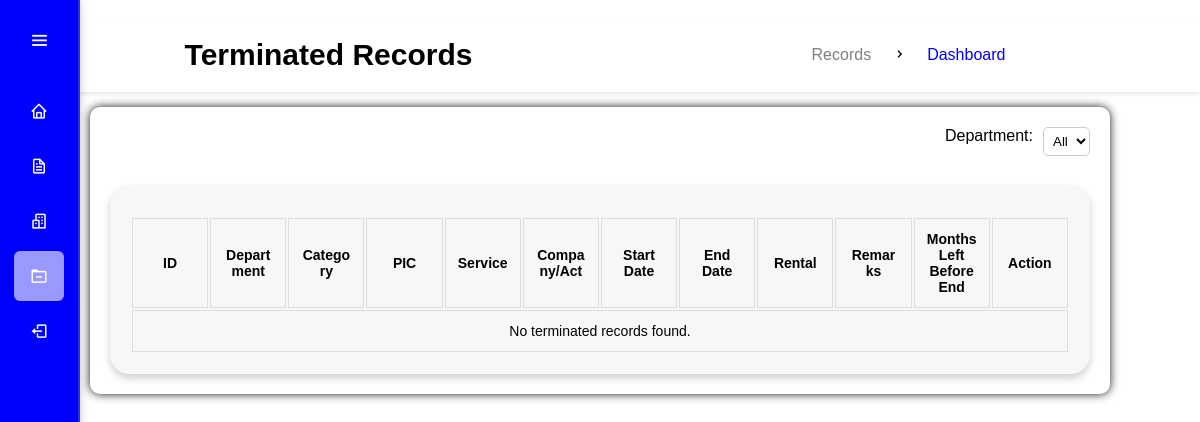
The page /terminate.php (signed in) on the database as committed earlier.
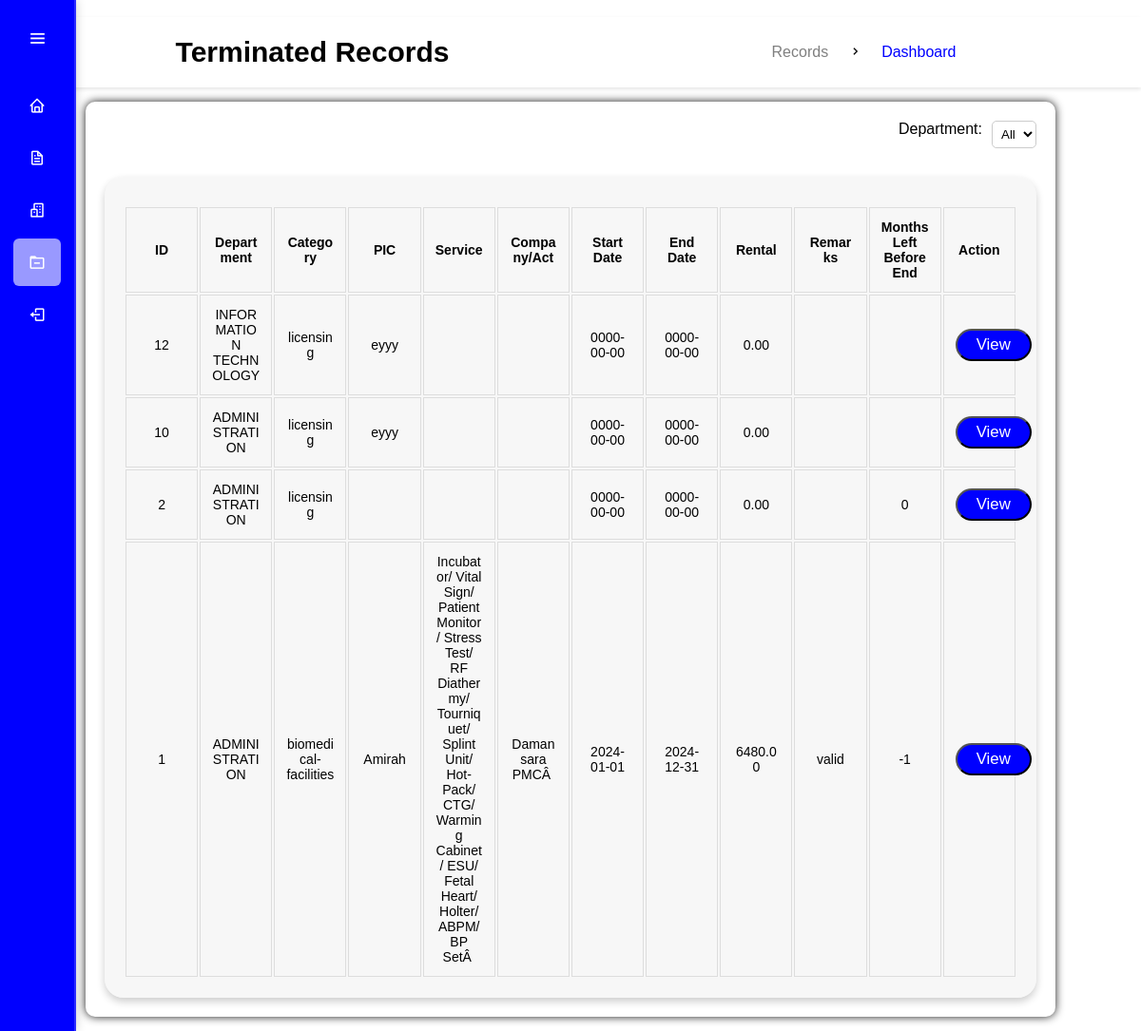
The same page on the database as committed later.
### tables this page shows
CREATE TABLE IF NOT EXISTS `terminate` (
`id` int(11) NOT NULL,
  `category` varchar(255) DEFAULT NULL,
  `pic` varchar(255) DEFAULT NULL,
  `service` varchar(255) DEFAULT NULL,
  `company` varchar(255) DEFAULT NULL,
  `start` date DEFAULT NULL,
  `endDate` date DEFAULT NULL,
  `sqft` int(11) DEFAULT NULL,
  `rent` decimal(10,2) DEFAULT NULL,
  `filename` varchar(255) DEFAULT NULL,
  `remarks` text,
  `monthsLeft` int(11) DEFAULT NULL,
  `department` varchar(255) DEFAULT NULL,
  `termination_date` timestamp NOT NULL DEFAULT CURRENT_TIMESTAMP ON UPDATE CURRENT_TIMESTAMP
);

### terminate.php (the view, shortened to what this page needs)
<?php
include 'dbconn.php';
?>
<!DOCTYPE html>
<html lang="en">
<head>
    <link rel="stylesheet" href="https://cdn.datatables.net/1.13.5/css/jquery.dataTables.min.css">
    <link href='https://cdn.jsdelivr.net/npm/boxicons@latest/css/boxicons.min.css' rel='stylesheet'>
    <link rel="stylesheet" href="style.css">
</head>
<body>
    <nav class="navbar">
    <div class="navdiv">
        <h2>Terminated Records</h2>
        <ul class="breadcrumb">
            <li><a href="#">Records</a></li>
            <li><i class='bx bx-chevron-right' style="color: black;"></i></li>
            <li><a class="active" href="home.php">Dashboard</a></li>
        </ul>
    </div>
</nav>
    <div class="wrapper">
    <div class="sidebar">
        <div class="logo-menu">
            <i class='bx bx-menu toggle-btn'></i>
        </div>
        <ul class="list">
            <li class="list-item">
                <a href="home.php">
                    <i class='bx bx-home'></i>
                </a>
            </li>
            <li class="list-item">
                <a href="dashboard.php">
                    <i class='bx bx-file'></i>
                </a>
            </li>
            <li class="list-item">
                <a href="department.php">
                    <i class='bx bx-buildings'></i>
                </a>
            </li>
            <li class="list-item active">
                <a href="terminate.php">
                    <i class='bx bx-folder-minus'></i>
                </a>
            </li>
            <li class="list-item">
                <a href="logout.php">
                    <i class='bx bx-log-out'></i>
                </a>
            </li>
        </ul>
    </div>
    <div>
        <div class="filter-container">
            <label for="departmentFilter" style="color: black;">Department:</label>
            <select id="departmentFilter">
                <option value="">All</option>
            </select>
        </div>
        <div class="center-table">
            <table id="example" class="display">
                <thead>
                    <tr>
                        <th>ID</th>
                        <th>Department</th>
                        <th>Category</th>
                        <th>PIC</th>
                        <th>Service</th>
                        <th>Company/Act</th>
                        <th>Start Date</th>
                        <th>End Date</th>
                        <th>Rental</th>
                        <th>Remarks</th>
                        <th>Months Left Before End</th>
                        <th>Action</th>
                    </tr>
                </thead>
                <tbody>
                    <?php
                    $query_terminated = "SELECT id, department, category, pic, service, company, start, endDate, rent, remarks, monthsLeft, filename FROM terminate ORDER BY termination_date DESC";
                    $result_terminated = mysqli_query($connection, $query_terminated);
                    if (mysqli_num_rows($result_terminated) > 0) {
                        while ($row = mysqli_fetch_assoc($result_terminated)) {
                            echo "<tr>";
                            echo "<td>" . htmlspecialchars($row["id"]) . "</td>";
                            echo "<td>" . htmlspecialchars($row["department"]) . "</td>";
                            echo "<td>" . htmlspecialchars($row["category"]) . "</td>";
                            echo "<td>" . htmlspecialchars($row["pic"]) . "</td>";
                            echo "<td>" . htmlspecialchars($row["service"]) . "</td>";
                            echo "<td>" . htmlspecialchars($row["company"]) . "</td>";
                            echo "<td>" . htmlspecialchars($row["start"]) . "</td>";
                            echo "<td>" . htmlspecialchars($row["endDate"]) . "</td>";
                            echo "<td>" . htmlspecialchars($row["rent"]) . "</td>";
                            echo "<td>" . htmlspecialchars($row["remarks"]) . "</td>";
                            echo "<td>" . htmlspecialchars($row["monthsLeft"]) . "</td>";
                            echo "<td>
                            <form action='view3.php' method='get' style='display:inline;'>
                                <input type='hidden' name='id' value='" . htmlspecialchars($row['id']) . "'>
                                <button type='submit' class='btn'>View</button>
                            </form>
                            </td>";
                            echo "</tr>";
                        }
                    } else {
                        echo "<tr><td colspan='12'>No terminated records found.</td></tr>";
                    }
                    ?>
                </tbody>
            </table>
        </div>
    </div>
    </div>
</body>
</html>

### style.css (style rules this page uses)
* { margin: 0; padding: 0; box-sizing: border-box; font-family: 'Poppins', sans-serif; }
body { min-height: 100vh; display: flex; flex-direction: column; background-size: cover; background-position: center; color: white; }
.sidebar { position: fixed; top: 0; left: 0; width: 80px; height: 100%; background-color: blue; backdrop-filter: blur(50px); border-right: 2px solid rgba(225, 225, 255, 0.2); box-shadow: 0 0 10px rgba(0, 0, 0, 0.2); padding: 6px 14px; transition: width 0.5s ease; z-index: 10; }
.sidebar .logo-menu { display: flex; align-items: center; width: 100%; height: 70px; }
.sidebar .logo-menu .toggle-btn { position: absolute; top: 20px; left: 25%; width: 40px; height: 40px; font-size: 22px; color: white; text-align: center; line-height: 40px; cursor: pointer; transition: 0.5s; z-index: 100; }
.sidebar .list { margin-top: 10px; }
.sidebar .list .list-item { list-style: none; width: 100%; height: 50px; margin: 5px 0; line-height: 50px; }
.sidebar .list .list-item a { display: flex; align-items: center; font-size: 18px; color: white; text-decoration: none; border-radius: 6px; transition: background 0.5s; }
.sidebar .list .list-item.active a, .sidebar .list .list-item a:hover { background: rgba(255, 255, 255, 0.6); }
.sidebar .list .list-item a i { min-width: 50px; height: 50px; text-align: center; line-height: 50px; }
.center-table { display: flex; justify-content: center; background-color: rgba(240, 240, 240, 0.5); color: black; margin-top: 30px; border-radius: 20px; padding: 20px; box-shadow: 0 4px 8px rgba(0, 0, 0, 0.2); overflow-x: visible; }
#example { width: 100%; padding-top: 10px; color: black; table-layout: fixed; }
#example th, #example td { border: 1px solid #ddd; text-align: center; overflow-wrap: break-word; word-wrap: break-word; padding: 12px; font-size: 14px; }
.btn { background: blue; color: white; font-size: 1.2em; padding: 5px 20px; text-decoration: none; border-radius: 20px; }
.filter-container { display: flex; justify-content: flex-end ; }
#departmentFilter { margin-left: 10px; padding: 5px; border: 1px solid #ccc; border-radius: 5px; background-color: white; color: black; }
.wrapper { display: flex; margin: 15px auto; flex-direction: column; align-items: center; width: 85%; padding: 20px; background: white; border-radius: 10px; box-shadow: 0 0 10px rgba(0, 0, 0, 0.9); }
.navbar { background: white; padding: 20px; box-shadow: 0 2px 4px rgba(0, 0, 0, 0.1); }
.navbar .navdiv { display: flex; justify-content: space-around; align-items: center; }
.navbar .navdiv h2 { font-size: 30px; font-weight: 600; color: black; margin: 0; }
.navbar .navdiv .breadcrumb { display: flex; align-items: center; list-style: none; padding: 0; }
.navbar .navdiv .breadcrumb li { margin: 0 10px; color: grey; }
.navbar .navdiv .breadcrumb li a { text-decoration: none; color: grey; }
.navbar .navdiv .breadcrumb li a.active { color: blue; }

Rows that differ between the two databases and show on the page:
added terminate: id "12", department "INFORMATION TECHNOLOGY", category "licensing", pic "eyyy", start "0000-00-00", endDate "0000-00-00", rent "0.00"
added terminate: id "10", department "ADMINISTRATION", category "licensing", pic "eyyy", start "0000-00-00", endDate "0000-00-00", rent "0.00"
added terminate: id "2", department "ADMINISTRATION", category "licensing", start "0000-00-00", endDate "0000-00-00", rent "0.00", monthsLeft "0"
added terminate: id "1", department "ADMINISTRATION", category "biomedical-facilities", pic "Amirah", service "Incubator/ Vital Sign/ Patient Monitor/ Stress Test/ RF Diathermy/ Tourniquet/ Splint Unit/ Hot-Pack/ CTG/ Warming Cabinet/ ESU/ Fetal Heart/ Holter/ ABPM/ BP SetÂ", company "Damansara PMCÂ", start "2024-01-01", endDate "2024-12-31", rent "6480.00", remarks "valid", monthsLeft "-1"
Other text that changed with them:
text no longer shown: "No terminated records found."
